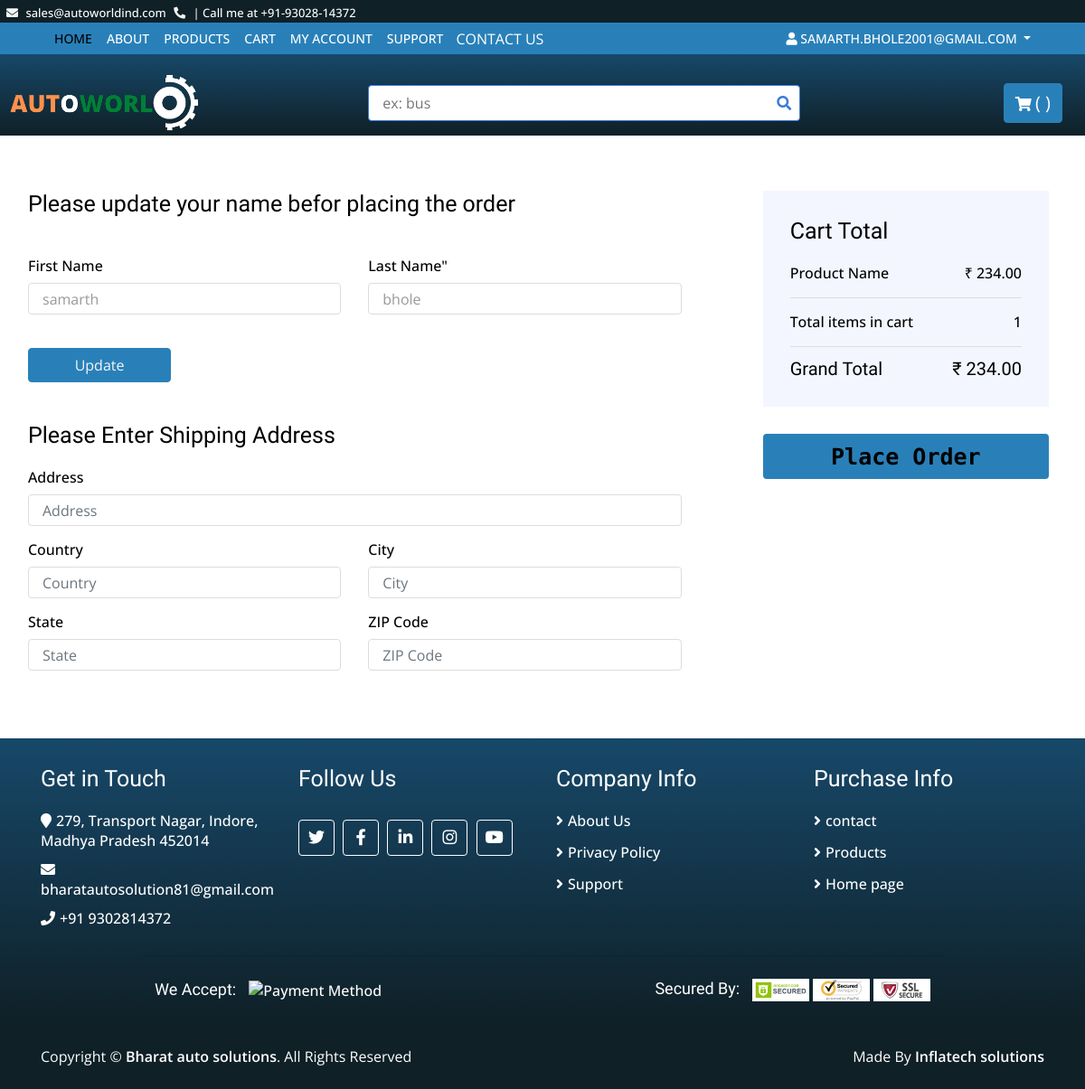
/cod/ (signed in), run on an earlier commit of the app's database.
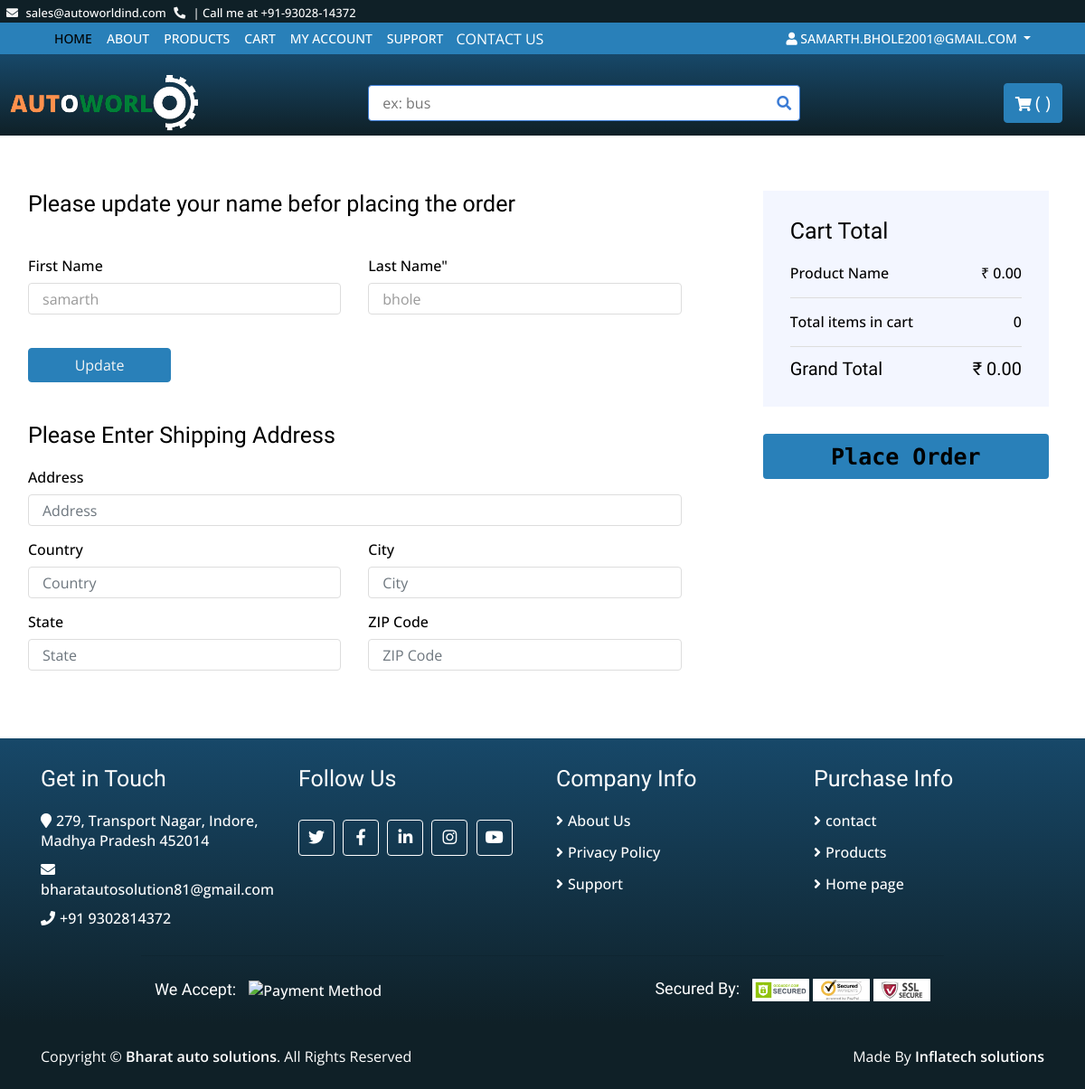
And on a later commit of the database.
### base/models.py (models this page shows, shortened)
class Order(models.Model):
    Customer=models.ForeignKey(Customer, on_delete=models.SET_NULL, blank=True, null=True)
    status=models.BooleanField(default=False, null=True , blank=False)
    payment_status=models.BooleanField(default=False, null=True , blank=False)
    cod=models.BooleanField(default=False, null=True , blank=False)
    price=models.FloatField(null=True)
    @property
    def get_cart_total(self):
        orderitems = self.order_item_set.all()
        total = sum([item.get_total for item in orderitems])
        return total
    @property
    def get_cart_items(self):
        orderitems = self.order_item_set.all()
        total = sum([item.quantity for item in orderitems])
        return total

class Order_item(models.Model):
    Order=models.ForeignKey(Order, on_delete=models.SET_NULL, blank=True, null=True)
    Product=models.ForeignKey(Product, on_delete=models.CASCADE, blank=True, null=True)
    quantity=models.IntegerField(default=0, null=True, blank=True)
    @property
    def get_total(self):
        total = self.Product.regular_price * self.quantity
        return total

class Product(models.Model):
    vehicaltype=models.ForeignKey(TypeOfVehicle, blank=False, on_delete=models.RESTRICT)
    manufacturer=models.ForeignKey(Manufacturer, blank=False, on_delete=models.RESTRICT)
    vmodel=models.ForeignKey(CarModel, blank=False, on_delete=models.RESTRICT)
    myear=models.ForeignKey(Year, on_delete=models.RESTRICT)
    brand=models.CharField(max_length=200, blank=True, null=True )
    category=models.ForeignKey(Category, on_delete=models.RESTRICT)
    title=models.CharField(max_length=255, help_text=('required'))
    desc=models.TextField(blank=True, null=True, verbose_name=('desciptions'))
    regular_price=models.DecimalField(max_digits=6, decimal_places=1)
    descount_price=models.DecimalField(max_digits=6, decimal_places=1, blank=True )
    is_active=models.BooleanField(default=True)
    slug=models.SlugField(blank=True, null=True)

### base/views.py (the view)
# urls.py: path('cod/', views.cod, name="cod"),
def cod(request):
    if request.user.is_authenticated:
        customers = request.user.customer
        order, created = Order.objects.get_or_create(Customer=customers, status=False)
        items = order.order_item_set.all()
        print(order.id)
    else:
        items =[]
        order ={'get_cart_total':0, 'get_cart_items':0}
    context={'customers':customers, 'items':items, 'order':order}
    return render(request, 'cod.html', context)

### templates/cod.html (shortened to what this page needs)
{% extends 'base.html' %}
{% block content %}
<div class="checkout">
    <div class="container-fluid">
        <div class="row">
            <div class="col-lg-8">
                <div class="checkout-inner">
                    <div class="billing-address">
                        <h2>Please update your name befor placing the order</h2><br>
                        <form method="post" action="{% url 'update_acc' %}">
                        <div class="row">
                            <div class="col-md-6">
                                <label>First Name</label>
                                <input class="form-control" type="text" value="{{customers.first_name}}" name="fname"
                                placeholder="{{customers.first_name}}">
                            </div>
                            <div class="col-md-6">
                                <label>Last Name"</label>
                                 <input class="form-control" type="text" value="{{customers.last_name}}" name="lname"
                                 placeholder="{{customers.last_name}}">
                            </div>
                        </div>
                        <br>
                        <div class="row">
                            <div class="col-md-3"><button  class="btn btn-primary btn-block"> Update </button>
                            </div>
                        </div>
                    </form>
                        <br><br>
                            <h2>Please Enter Shipping Address</h2>
                            <form method="post" action="{% url 'update_cod' %}">
                            <div class="row">
                            <div class="col-md-12">
                                <label>Address</label>
                                <input class="form-control" name="address" required type="text" placeholder="Address">
                            </div>
                            <div class="col-md-6">
                                <label>Country</label>
                                <input class="form-control" name="country" required type="text" placeholder="Country">
                            </div>
                            <div class="col-md-6">
                                <label>City</label>
                                <input class="form-control" name="city" required type="text" placeholder="City">
                            </div>
                            <div class="col-md-6">
                                <label>State</label>
                                <input class="form-control" name="state" required type="text" placeholder="State">
                            </div>
                            <div class="col-md-6">
                                <label>ZIP Code</label>
                                <input class="form-control" name="zipcode" required type="text" placeholder="ZIP Code">
                            </div>
                        </div>
                    </div>
                </div>
            </div>
            <div class="col-lg-4">
                <div class="checkout-inner">
                    <div class="checkout-summary">
                        <h1>Cart Total</h1>
                        <p>Product Name<span> &#8377; {{order.get_cart_total|floatformat:2}}</span></p>
                        <p class="ship-cost">Total items in cart<span>{{order.get_cart_items}}</span></p>
                        <h2>Grand Total<span> &#8377; {{order.get_cart_total|floatformat:2}}</span></h2>
                    </div>
                    <div class="checkout-payment">
                        <div class="checkout-btn">
                            <button type="submit">Place Order</button>
                        </div>
                    </div>
                </div>
            </div>
        </div>
    </div>
</div>
{% endblock %}

What changed in the data, as far as the page shows it:
no longer on this page (row edited): Order: get_cart_total "234.00", get_cart_items "1"
added Order: get_cart_total "0.00", get_cart_items "0"
